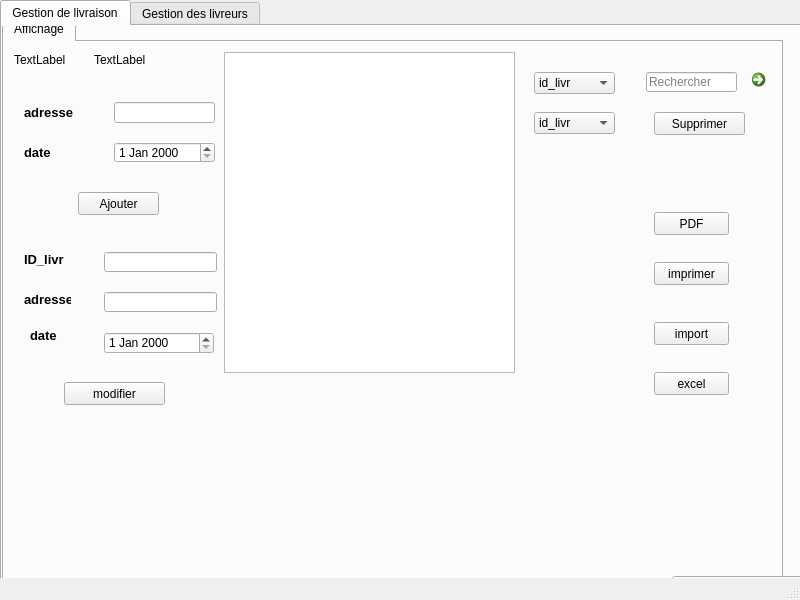
<?xml version="1.0" encoding="UTF-8"?>
<ui version="4.0">
 <class>interw</class>
 <widget class="QMainWindow" name="interw">
  <property name="geometry">
   <rect>
    <x>0</x>
    <y>0</y>
    <width>800</width>
    <height>600</height>
   </rect>
  </property>
  <property name="windowTitle">
   <string>MainWindow</string>
  </property>
  <widget class="QWidget" name="centralwidget">
   <widget class="QTabWidget" name="temprature">
    <property name="geometry">
     <rect>
      <x>0</x>
      <y>0</y>
      <width>841</width>
      <height>701</height>
     </rect>
    </property>
    <property name="minimumSize">
     <size>
      <width>841</width>
      <height>0</height>
     </size>
    </property>
    <property name="styleSheet">
     <string notr="true">font: 75 8pt &quot;MS Shell Dlg 2&quot;;
font: 75 8pt &quot;MS Shell Dlg 2&quot;;</string>
    </property>
    <property name="currentIndex">
     <number>0</number>
    </property>
    <widget class="QWidget" name="tab1">
     <attribute name="title">
      <string>Gestion de livraison</string>
     </attribute>
     <widget class="QTabWidget" name="tabWidget_2">
      <property name="geometry">
       <rect>
        <x>0</x>
        <y>-10</y>
        <width>781</width>
        <height>621</height>
       </rect>
      </property>
      <property name="styleSheet">
       <string notr="true">tabWidget_2 = new QWidget(this); m_myWidget-&gt;setGeometry(0, 0, 300, 100)
font: 75 8pt &quot;MS Shell Dlg 2&quot;;</string>
      </property>
      <property name="currentIndex">
       <number>0</number>
      </property>
      <widget class="QWidget" name="tab_5">
       <attribute name="title">
        <string>Affichage</string>
       </attribute>
       <widget class="QTableView" name="tab_livr">
        <property name="geometry">
         <rect>
          <x>220</x>
          <y>10</y>
          <width>291</width>
          <height>321</height>
         </rect>
        </property>
       </widget>
       <widget class="QComboBox" name="cb_recherche">
        <property name="geometry">
         <rect>
          <x>530</x>
          <y>30</y>
          <width>81</width>
          <height>22</height>
         </rect>
        </property>
        <item>
         <property name="text">
          <string>id_livr</string>
         </property>
        </item>
        <item>
         <property name="text">
          <string>adresse</string>
         </property>
        </item>
        <item>
         <property name="text">
          <string>date</string>
         </property>
        </item>
       </widget>
       <widget class="QLineEdit" name="le_recherche">
        <property name="geometry">
         <rect>
          <x>642</x>
          <y>30</y>
          <width>91</width>
          <height>20</height>
         </rect>
        </property>
        <property name="placeholderText">
         <string>Rechercher</string>
        </property>
       </widget>
       <widget class="QPushButton" name="supprimer">
        <property name="geometry">
         <rect>
          <x>650</x>
          <y>70</y>
          <width>91</width>
          <height>23</height>
         </rect>
        </property>
        <property name="text">
         <string>Supprimer</string>
        </property>
       </widget>
       <widget class="QLabel" name="label_21">
        <property name="geometry">
         <rect>
          <x>20</x>
          <y>250</y>
          <width>47</width>
          <height>16</height>
         </rect>
        </property>
        <property name="text">
         <string>&lt;html&gt;&lt;head/&gt;&lt;body&gt;&lt;p&gt;&lt;span style=&quot; font-size:10pt; font-weight:600; color:#000000;&quot;&gt;adresse&lt;/span&gt;&lt;/p&gt;&lt;/body&gt;&lt;/html&gt;</string>
        </property>
       </widget>
       <widget class="QLineEdit" name="id_3">
        <property name="geometry">
         <rect>
          <x>100</x>
          <y>210</y>
          <width>113</width>
          <height>20</height>
         </rect>
        </property>
        <property name="styleSheet">
         <string notr="true">m_myWidget = new QWidget(this); m_myWidget-&gt;setGeometry(0, 0, 300, 100); QPalette pal = palette();</string>
        </property>
       </widget>
       <widget class="QLabel" name="label_37">
        <property name="geometry">
         <rect>
          <x>20</x>
          <y>210</y>
          <width>51</width>
          <height>16</height>
         </rect>
        </property>
        <property name="text">
         <string>&lt;html&gt;&lt;head/&gt;&lt;body&gt;&lt;p&gt;&lt;span style=&quot; font-size:10pt; font-weight:600; color:#000000;&quot;&gt;ID_livr&lt;/span&gt;&lt;/p&gt;&lt;/body&gt;&lt;/html&gt;</string>
        </property>
       </widget>
       <widget class="QLabel" name="label_38">
        <property name="geometry">
         <rect>
          <x>26</x>
          <y>284</y>
          <width>41</width>
          <height>20</height>
         </rect>
        </property>
        <property name="text">
         <string>&lt;html&gt;&lt;head/&gt;&lt;body&gt;&lt;p&gt;&lt;span style=&quot; font-size:10pt; font-weight:600; color:#000000;&quot;&gt;date&lt;/span&gt;&lt;/p&gt;&lt;/body&gt;&lt;/html&gt;</string>
        </property>
       </widget>
       <widget class="QPushButton" name="modifier_2">
        <property name="geometry">
         <rect>
          <x>60</x>
          <y>340</y>
          <width>101</width>
          <height>23</height>
         </rect>
        </property>
        <property name="text">
         <string>modifier</string>
        </property>
       </widget>
       <widget class="QComboBox" name="colone_tri">
        <property name="geometry">
         <rect>
          <x>530</x>
          <y>70</y>
          <width>81</width>
          <height>22</height>
         </rect>
        </property>
        <item>
         <property name="text">
          <string>id_livr</string>
         </property>
        </item>
        <item>
         <property name="text">
          <string>adresse</string>
         </property>
        </item>
        <item>
         <property name="text">
          <string>date</string>
         </property>
        </item>
       </widget>
       <widget class="QPushButton" name="imprimer">
        <property name="geometry">
         <rect>
          <x>650</x>
          <y>220</y>
          <width>75</width>
          <height>23</height>
         </rect>
        </property>
        <property name="text">
         <string>imprimer</string>
        </property>
       </widget>
       <widget class="QPushButton" name="PDF">
        <property name="geometry">
         <rect>
          <x>650</x>
          <y>170</y>
          <width>75</width>
          <height>23</height>
         </rect>
        </property>
        <property name="text">
         <string>PDF</string>
        </property>
       </widget>
       <widget class="QLineEdit" name="adresse">
        <property name="geometry">
         <rect>
          <x>100</x>
          <y>250</y>
          <width>113</width>
          <height>20</height>
         </rect>
        </property>
       </widget>
       <widget class="QCommandLinkButton" name="commandLinkButton">
        <property name="geometry">
         <rect>
          <x>740</x>
          <y>20</y>
          <width>31</width>
          <height>31</height>
         </rect>
        </property>
        <property name="text">
         <string/>
        </property>
       </widget>
       <widget class="QPushButton" name="pushButton_5">
        <property name="geometry">
         <rect>
          <x>650</x>
          <y>280</y>
          <width>75</width>
          <height>23</height>
         </rect>
        </property>
        <property name="text">
         <string>import</string>
        </property>
       </widget>
       <widget class="QDateEdit" name="dt">
        <property name="geometry">
         <rect>
          <x>100</x>
          <y>290</y>
          <width>110</width>
          <height>22</height>
         </rect>
        </property>
       </widget>
       <widget class="QLineEdit" name="adrlivraison">
        <property name="geometry">
         <rect>
          <x>110</x>
          <y>60</y>
          <width>101</width>
          <height>21</height>
         </rect>
        </property>
       </widget>
       <widget class="QLabel" name="label_5">
        <property name="geometry">
         <rect>
          <x>20</x>
          <y>60</y>
          <width>71</width>
          <height>21</height>
         </rect>
        </property>
        <property name="styleSheet">
         <string notr="true">background-color:tranparent;

border-image:url(:/image/888.jpg);

background:none;

border:none;

background-repeat:none;

</string>
        </property>
        <property name="text">
         <string>&lt;html&gt;&lt;head/&gt;&lt;body&gt;&lt;p&gt;&lt;span style=&quot; font-size:10pt; font-weight:600; color:#000000;&quot;&gt;adresse&lt;/span&gt;&lt;/p&gt;&lt;/body&gt;&lt;/html&gt;</string>
        </property>
       </widget>
       <widget class="QLabel" name="label_7">
        <property name="geometry">
         <rect>
          <x>20</x>
          <y>100</y>
          <width>61</width>
          <height>21</height>
         </rect>
        </property>
        <property name="text">
         <string>&lt;html&gt;&lt;head/&gt;&lt;body&gt;&lt;p&gt;&lt;span style=&quot; font-size:10pt; font-weight:600; color:#000000;&quot;&gt;date&lt;/span&gt;&lt;/p&gt;&lt;/body&gt;&lt;/html&gt;</string>
        </property>
       </widget>
       <widget class="QDateEdit" name="datelivraison">
        <property name="geometry">
         <rect>
          <x>110</x>
          <y>100</y>
          <width>101</width>
          <height>21</height>
         </rect>
        </property>
       </widget>
       <widget class="QPushButton" name="Ajouter_2">
        <property name="geometry">
         <rect>
          <x>74</x>
          <y>150</y>
          <width>81</width>
          <height>23</height>
         </rect>
        </property>
        <property name="text">
         <string>Ajouter</string>
        </property>
       </widget>
       <widget class="QPushButton" name="excel">
        <property name="geometry">
         <rect>
          <x>650</x>
          <y>330</y>
          <width>75</width>
          <height>23</height>
         </rect>
        </property>
        <property name="text">
         <string>excel</string>
        </property>
       </widget>
       <widget class="QLabel" name="clock">
        <property name="geometry">
         <rect>
          <x>10</x>
          <y>10</y>
          <width>71</width>
          <height>16</height>
         </rect>
        </property>
        <property name="text">
         <string>TextLabel</string>
        </property>
       </widget>
       <widget class="QLabel" name="date">
        <property name="geometry">
         <rect>
          <x>90</x>
          <y>10</y>
          <width>111</width>
          <height>16</height>
         </rect>
        </property>
        <property name="text">
         <string>TextLabel</string>
        </property>
       </widget>
      </widget>
     </widget>
     <widget class="QPushButton" name="pushButton_3">
      <property name="geometry">
       <rect>
        <x>670</x>
        <y>550</y>
        <width>141</width>
        <height>31</height>
       </rect>
      </property>
      <property name="text">
       <string>afficher</string>
      </property>
     </widget>
    </widget>
    <widget class="QWidget" name="tab_2">
     <attribute name="title">
      <string>Gestion des livreurs</string>
     </attribute>
     <widget class="QTabWidget" name="affichage2">
      <property name="geometry">
       <rect>
        <x>0</x>
        <y>0</y>
        <width>771</width>
        <height>601</height>
       </rect>
      </property>
      <property name="currentIndex">
       <number>0</number>
      </property>
      <widget class="QWidget" name="tab_12">
       <attribute name="title">
        <string>Affichage</string>
       </attribute>
       <widget class="QTableView" name="tab_liv_2">
        <property name="geometry">
         <rect>
          <x>220</x>
          <y>20</y>
          <width>331</width>
          <height>331</height>
         </rect>
        </property>
       </widget>
       <widget class="QComboBox" name="cb_recherche_2">
        <property name="geometry">
         <rect>
          <x>560</x>
          <y>50</y>
          <width>81</width>
          <height>22</height>
         </rect>
        </property>
        <item>
         <property name="text">
          <string>id_livreur</string>
         </property>
        </item>
        <item>
         <property name="text">
          <string>nom_liv</string>
         </property>
        </item>
        <item>
         <property name="text">
          <string>prenom_liv</string>
         </property>
        </item>
        <item>
         <property name="text">
          <string>num_tel</string>
         </property>
        </item>
        <item>
         <property name="text">
          <string>salaire</string>
         </property>
        </item>
       </widget>
       <widget class="QLineEdit" name="rech">
        <property name="geometry">
         <rect>
          <x>660</x>
          <y>50</y>
          <width>71</width>
          <height>20</height>
         </rect>
        </property>
        <property name="placeholderText">
         <string>Rechercher</string>
        </property>
       </widget>
       <widget class="QComboBox" name="colone_tri_2">
        <property name="geometry">
         <rect>
          <x>560</x>
          <y>80</y>
          <width>81</width>
          <height>21</height>
         </rect>
        </property>
        <item>
         <property name="text">
          <string>id_livreur</string>
         </property>
        </item>
        <item>
         <property name="text">
          <string>nom_liv</string>
         </property>
        </item>
        <item>
         <property name="text">
          <string>prenom_liv</string>
         </property>
        </item>
        <item>
         <property name="text">
          <string>num_tel</string>
         </property>
        </item>
        <item>
         <property name="text">
          <string>salaire</string>
         </property>
        </item>
       </widget>
       <widget class="QPushButton" name="supprimer_2">
        <property name="geometry">
         <rect>
          <x>660</x>
          <y>80</y>
          <width>71</width>
          <height>23</height>
         </rect>
        </property>
        <property name="text">
         <string>Supprimer</string>
        </property>
       </widget>
       <widget class="QPushButton" name="imprimer_2">
        <property name="geometry">
         <rect>
          <x>640</x>
          <y>180</y>
          <width>75</width>
          <height>23</height>
         </rect>
        </property>
        <property name="text">
         <string>imprimer</string>
        </property>
       </widget>
       <widget class="QPushButton" name="PDF_2">
        <property name="geometry">
         <rect>
          <x>640</x>
          <y>230</y>
          <width>75</width>
          <height>23</height>
         </rect>
        </property>
        <property name="text">
         <string>PDF</string>
        </property>
       </widget>
       <widget class="QLabel" name="label_39">
        <property name="geometry">
         <rect>
          <x>10</x>
          <y>230</y>
          <width>51</width>
          <height>16</height>
         </rect>
        </property>
        <property name="text">
         <string>&lt;html&gt;&lt;head/&gt;&lt;body&gt;&lt;p&gt;&lt;span style=&quot; font-size:10pt; font-weight:600; color:#000000;&quot;&gt;id&lt;/span&gt;&lt;/p&gt;&lt;/body&gt;&lt;/html&gt;</string>
        </property>
       </widget>
       <widget class="QLabel" name="label_40">
        <property name="geometry">
         <rect>
          <x>10</x>
          <y>260</y>
          <width>47</width>
          <height>20</height>
         </rect>
        </property>
        <property name="text">
         <string>&lt;html&gt;&lt;head/&gt;&lt;body&gt;&lt;p&gt;&lt;span style=&quot; font-size:10pt; font-weight:600; color:#000000;&quot;&gt;nom&lt;/span&gt;&lt;/p&gt;&lt;/body&gt;&lt;/html&gt;</string>
        </property>
       </widget>
       <widget class="QLabel" name="label_41">
        <property name="geometry">
         <rect>
          <x>10</x>
          <y>290</y>
          <width>51</width>
          <height>16</height>
         </rect>
        </property>
        <property name="text">
         <string>&lt;html&gt;&lt;head/&gt;&lt;body&gt;&lt;p&gt;&lt;span style=&quot; font-size:10pt; font-weight:600; color:#000000;&quot;&gt;prenom&lt;/span&gt;&lt;/p&gt;&lt;/body&gt;&lt;/html&gt;</string>
        </property>
       </widget>
       <widget class="QLabel" name="label_42">
        <property name="geometry">
         <rect>
          <x>10</x>
          <y>320</y>
          <width>61</width>
          <height>16</height>
         </rect>
        </property>
        <property name="text">
         <string>&lt;html&gt;&lt;head/&gt;&lt;body&gt;&lt;p&gt;&lt;span style=&quot; font-size:10pt; font-weight:600; color:#000000;&quot;&gt;numtel&lt;/span&gt;&lt;/p&gt;&lt;/body&gt;&lt;/html&gt;</string>
        </property>
       </widget>
       <widget class="QLineEdit" name="id_2">
        <property name="geometry">
         <rect>
          <x>110</x>
          <y>230</y>
          <width>81</width>
          <height>20</height>
         </rect>
        </property>
       </widget>
       <widget class="QLineEdit" name="prenom_2">
        <property name="geometry">
         <rect>
          <x>110</x>
          <y>290</y>
          <width>81</width>
          <height>20</height>
         </rect>
        </property>
       </widget>
       <widget class="QLineEdit" name="numtel_3">
        <property name="geometry">
         <rect>
          <x>110</x>
          <y>320</y>
          <width>81</width>
          <height>20</height>
         </rect>
        </property>
       </widget>
       <widget class="QPushButton" name="modifier3">
        <property name="geometry">
         <rect>
          <x>60</x>
          <y>390</y>
          <width>101</width>
          <height>21</height>
         </rect>
        </property>
        <property name="text">
         <string>Modifier</string>
        </property>
       </widget>
       <widget class="QLineEdit" name="nom_2">
        <property name="geometry">
         <rect>
          <x>110</x>
          <y>260</y>
          <width>81</width>
          <height>20</height>
         </rect>
        </property>
       </widget>
       <widget class="QLineEdit" name="salaire_2">
        <property name="geometry">
         <rect>
          <x>110</x>
          <y>350</y>
          <width>81</width>
          <height>20</height>
         </rect>
        </property>
       </widget>
       <widget class="QLabel" name="label_43">
        <property name="geometry">
         <rect>
          <x>10</x>
          <y>350</y>
          <width>91</width>
          <height>16</height>
         </rect>
        </property>
        <property name="text">
         <string>&lt;html&gt;&lt;head/&gt;&lt;body&gt;&lt;p&gt;&lt;span style=&quot; font-size:10pt; font-weight:600; color:#000000;&quot;&gt;salaire&lt;/span&gt;&lt;/p&gt;&lt;/body&gt;&lt;/html&gt;</string>
        </property>
       </widget>
       <widget class="QCommandLinkButton" name="commandLinkButton_2">
        <property name="geometry">
         <rect>
          <x>730</x>
          <y>40</y>
          <width>31</width>
          <height>31</height>
         </rect>
        </property>
        <property name="text">
         <string/>
        </property>
       </widget>
       <widget class="QLineEdit" name="nom">
        <property name="geometry">
         <rect>
          <x>100</x>
          <y>50</y>
          <width>81</width>
          <height>20</height>
         </rect>
        </property>
       </widget>
       <widget class="QLabel" name="label_16">
        <property name="geometry">
         <rect>
          <x>10</x>
          <y>50</y>
          <width>81</width>
          <height>16</height>
         </rect>
        </property>
        <property name="toolTip">
         <string>&lt;html&gt;&lt;head/&gt;&lt;body&gt;&lt;p&gt;rgb(4, 4, 4)&lt;/p&gt;&lt;/body&gt;&lt;/html&gt;</string>
        </property>
        <property name="text">
         <string>&lt;html&gt;&lt;head/&gt;&lt;body&gt;&lt;p&gt;&lt;span style=&quot; font-size:10pt; font-weight:600; color:#000000;&quot;&gt;nom_liv&lt;/span&gt;&lt;/p&gt;&lt;/body&gt;&lt;/html&gt;</string>
        </property>
       </widget>
       <widget class="QLabel" name="label_20">
        <property name="geometry">
         <rect>
          <x>10</x>
          <y>80</y>
          <width>81</width>
          <height>16</height>
         </rect>
        </property>
        <property name="text">
         <string>&lt;html&gt;&lt;head/&gt;&lt;body&gt;&lt;p&gt;&lt;span style=&quot; font-size:10pt; font-weight:600; color:#000000;&quot;&gt;prenom_liv&lt;/span&gt;&lt;/p&gt;&lt;/body&gt;&lt;/html&gt;</string>
        </property>
       </widget>
       <widget class="QLineEdit" name="prenom">
        <property name="geometry">
         <rect>
          <x>100</x>
          <y>80</y>
          <width>81</width>
          <height>20</height>
         </rect>
        </property>
       </widget>
       <widget class="QLabel" name="label_22">
        <property name="geometry">
         <rect>
          <x>10</x>
          <y>110</y>
          <width>91</width>
          <height>20</height>
         </rect>
        </property>
        <property name="text">
         <string>&lt;html&gt;&lt;head/&gt;&lt;body&gt;&lt;p&gt;&lt;span style=&quot; font-size:10pt; font-weight:600; color:#000000;&quot;&gt;num_tel&lt;/span&gt;&lt;/p&gt;&lt;/body&gt;&lt;/html&gt;</string>
        </property>
       </widget>
       <widget class="QLineEdit" name="numtel">
        <property name="geometry">
         <rect>
          <x>100</x>
          <y>110</y>
          <width>81</width>
          <height>20</height>
         </rect>
        </property>
       </widget>
       <widget class="QLabel" name="label_23">
        <property name="geometry">
         <rect>
          <x>10</x>
          <y>140</y>
          <width>91</width>
          <height>16</height>
         </rect>
        </property>
        <property name="text">
         <string>&lt;html&gt;&lt;head/&gt;&lt;body&gt;&lt;p&gt;&lt;span style=&quot; font-size:10pt; font-weight:600; color:#000000;&quot;&gt;salaire&lt;/span&gt;&lt;/p&gt;&lt;/body&gt;&lt;/html&gt;</string>
        </property>
       </widget>
       <widget class="QLineEdit" name="salaire">
        <property name="geometry">
         <rect>
          <x>100</x>
          <y>140</y>
          <width>81</width>
          <height>20</height>
         </rect>
        </property>
       </widget>
       <widget class="QPushButton" name="ajouter1">
        <property name="geometry">
         <rect>
          <x>50</x>
          <y>180</y>
          <width>101</width>
          <height>21</height>
         </rect>
        </property>
        <property name="text">
         <string>Ajouter</string>
        </property>
       </widget>
       <widget class="QPushButton" name="excell">
        <property name="geometry">
         <rect>
          <x>640</x>
          <y>270</y>
          <width>75</width>
          <height>23</height>
         </rect>
        </property>
        <property name="text">
         <string>excel</string>
        </property>
       </widget>
       <widget class="QLabel" name="img">
        <property name="geometry">
         <rect>
          <x>450</x>
          <y>380</y>
          <width>161</width>
          <height>81</height>
         </rect>
        </property>
        <property name="text">
         <string/>
        </property>
       </widget>
       <widget class="QPushButton" name="upload">
        <property name="geometry">
         <rect>
          <x>630</x>
          <y>440</y>
          <width>101</width>
          <height>23</height>
         </rect>
        </property>
        <property name="text">
         <string>upload image</string>
        </property>
       </widget>
       <widget class="QLabel" name="date_2">
        <property name="geometry">
         <rect>
          <x>100</x>
          <y>10</y>
          <width>111</width>
          <height>16</height>
         </rect>
        </property>
        <property name="text">
         <string>TextLabel</string>
        </property>
       </widget>
       <widget class="QLabel" name="clock_2">
        <property name="geometry">
         <rect>
          <x>10</x>
          <y>10</y>
          <width>91</width>
          <height>16</height>
         </rect>
        </property>
        <property name="text">
         <string>TextLabel</string>
        </property>
       </widget>
      </widget>
     </widget>
    </widget>
   </widget>
  </widget>
  <widget class="QMenuBar" name="menubar">
   <property name="geometry">
    <rect>
     <x>0</x>
     <y>0</y>
     <width>800</width>
     <height>22</height>
    </rect>
   </property>
  </widget>
  <widget class="QStatusBar" name="statusbar"/>
 </widget>
 <resources/>
 <connections/>
</ui>
